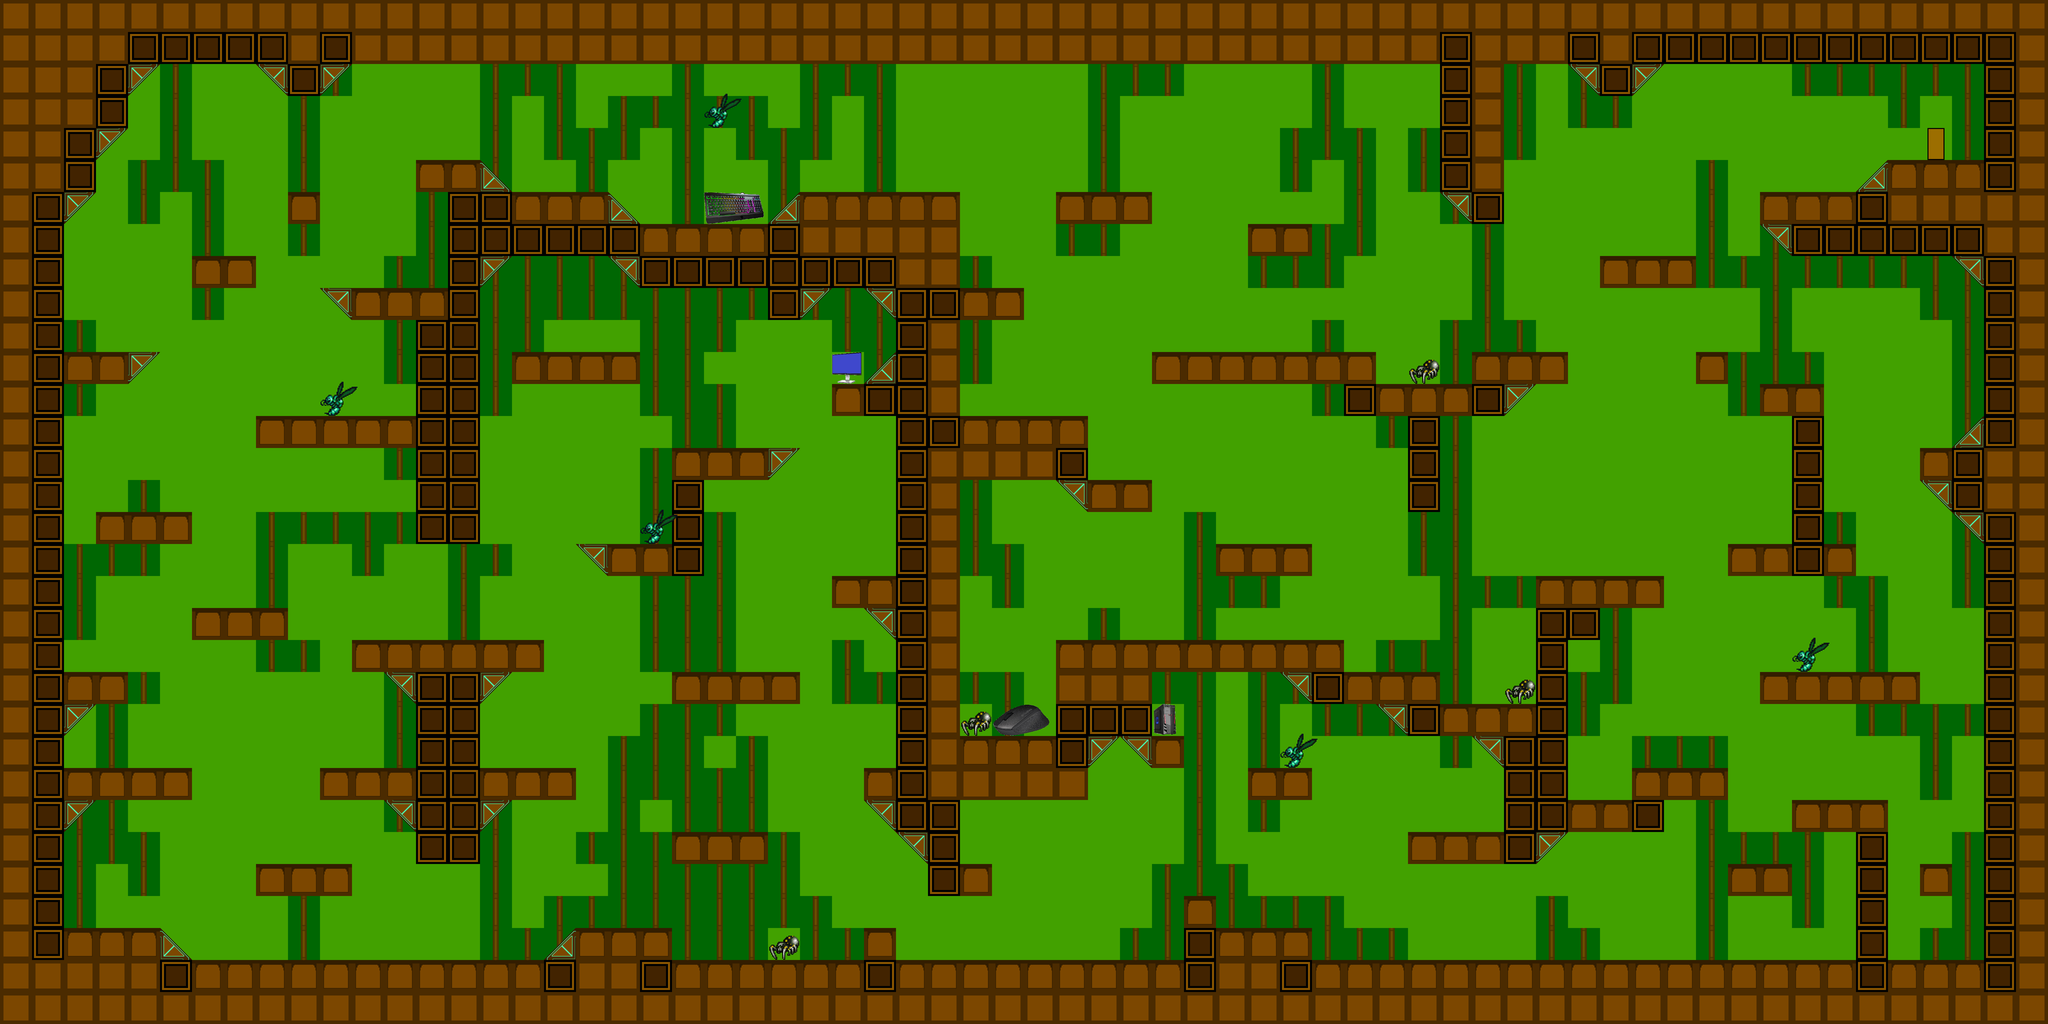

A 2D game scene composited from a Tiled map and its tileset images. What follows is a short description and the map's XML, with each tile layer's data collapsed to a summary:
An orthogonal 64x32 tile map with 128x128 px tiles, 5 tile layers (Background, Doors, Platforms, Coins, ...).

<map version="1.2" tiledversion="1.3.5" orientation="orthogonal" renderorder="right-down" width="64" height="32" tilewidth="128" tileheight="128" infinite="0" nextlayerid="6" nextobjectid="1">
 <tileset firstgid="1" name="basic_block" tilewidth="241" tileheight="138" tilecount="20" columns="0">
  <grid orientation="orthogonal" width="1" height="1" />
  <tile id="0">
   <image width="128" height="128" source="../Images/gh_basic_block.png" />
  </tile>
  <tile id="1">
   <image width="128" height="128" source="../Images/gh_basic_slant.png" />
  </tile>
  <tile id="2">
   <image width="128" height="128" source="../Images/gh_background.png" />
  </tile>
  <tile id="3">
   <image width="128" height="128" source="../Images/gh_door.png" />
  </tile>
  <tile id="4">
   <image width="128" height="128" source="../Images/gh_enemy.png" />
  </tile>
  <tile id="5">
   <image width="128" height="128" source="../Images/gh_tree.png" />
  </tile>
  <tile id="6">
   <image width="128" height="128" source="../Images/gh_com_piece.png" />
  </tile>
  <tile id="7">
   <image width="128" height="128" source="../Images/gh_woodblank.png" />
  </tile>
  <tile id="8">
   <image width="128" height="128" source="../Images/gh_woodside.png" />
  </tile>
  <tile id="9">
   <image width="128" height="128" source="../Images/gh_woodcorner.png" />
  </tile>
  <tile id="10">
   <image width="128" height="128" source="../Images/gh_wood2blank.png" />
  </tile>
  <tile id="11">
   <image width="128" height="128" source="../Images/gh_woodcorner2.png" />
  </tile>
  <tile id="12">
   <image width="128" height="128" source="../Images/gh_woodcorner3.png" />
  </tile>
  <tile id="13">
   <image width="128" height="128" source="../Images/gh_woodcorner4.png" />
  </tile>
  <tile id="14">
   <image width="241" height="128" source="../Images/keyboard.png" />
  </tile>
  <tile id="15">
   <image width="119" height="128" source="../Images/monitor.png" />
  </tile>
  <tile id="16">
   <image width="231" height="128" source="../Images/mouse.png" />
  </tile>
  <tile id="17">
   <image width="99" height="128" source="../Images/tower.png" />
  </tile>
  <tile id="18">
   <image width="128" height="128" source="../Images/spider1.png" />
  </tile>
  <tile id="19">
   <image width="151" height="138" source="../Images/flying_bug1.png" />
  </tile>
 </tileset>
 <layer id="2" name="Background" width="64" height="32">
  <data>[2048 cells, 2048 non-empty, 2 distinct tile ids]</data>
 </layer>
 <layer id="5" name="Doors" width="64" height="32">
  <data>[2048 cells, 1 non-empty, 1 distinct tile ids]</data>
 </layer>
 <layer id="1" name="Platforms" width="64" height="32">
  <data>[2048 cells, 755 non-empty, 7 distinct tile ids]</data>
 </layer>
 <layer id="3" name="Coins" width="64" height="32">
  <data>[2048 cells, 4 non-empty, 4 distinct tile ids]</data>
 </layer>
 <layer id="4" name="Enemies" width="64" height="32">
  <data>[2048 cells, 9 non-empty, 2 distinct tile ids]</data>
 </layer>
</map>
